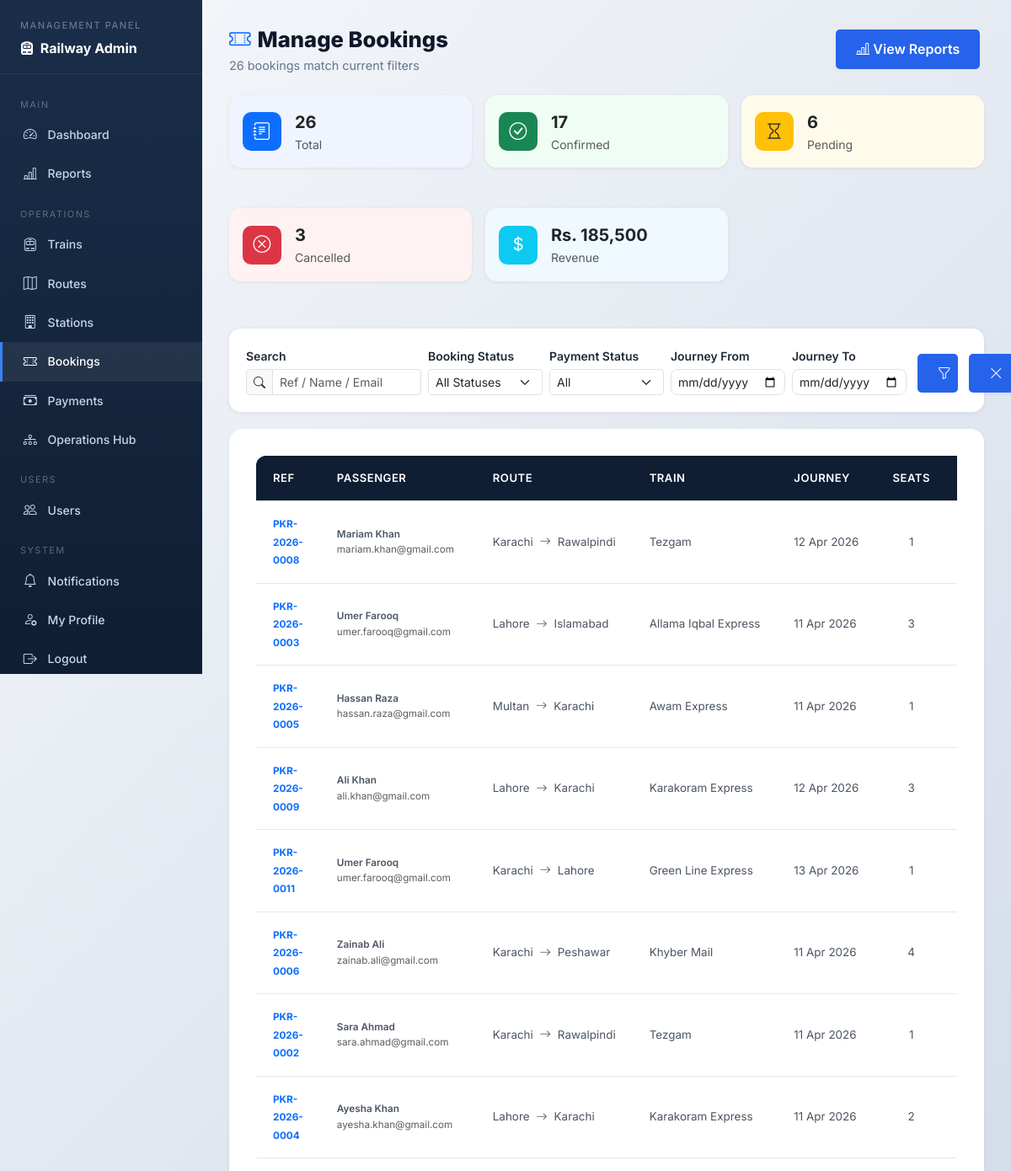
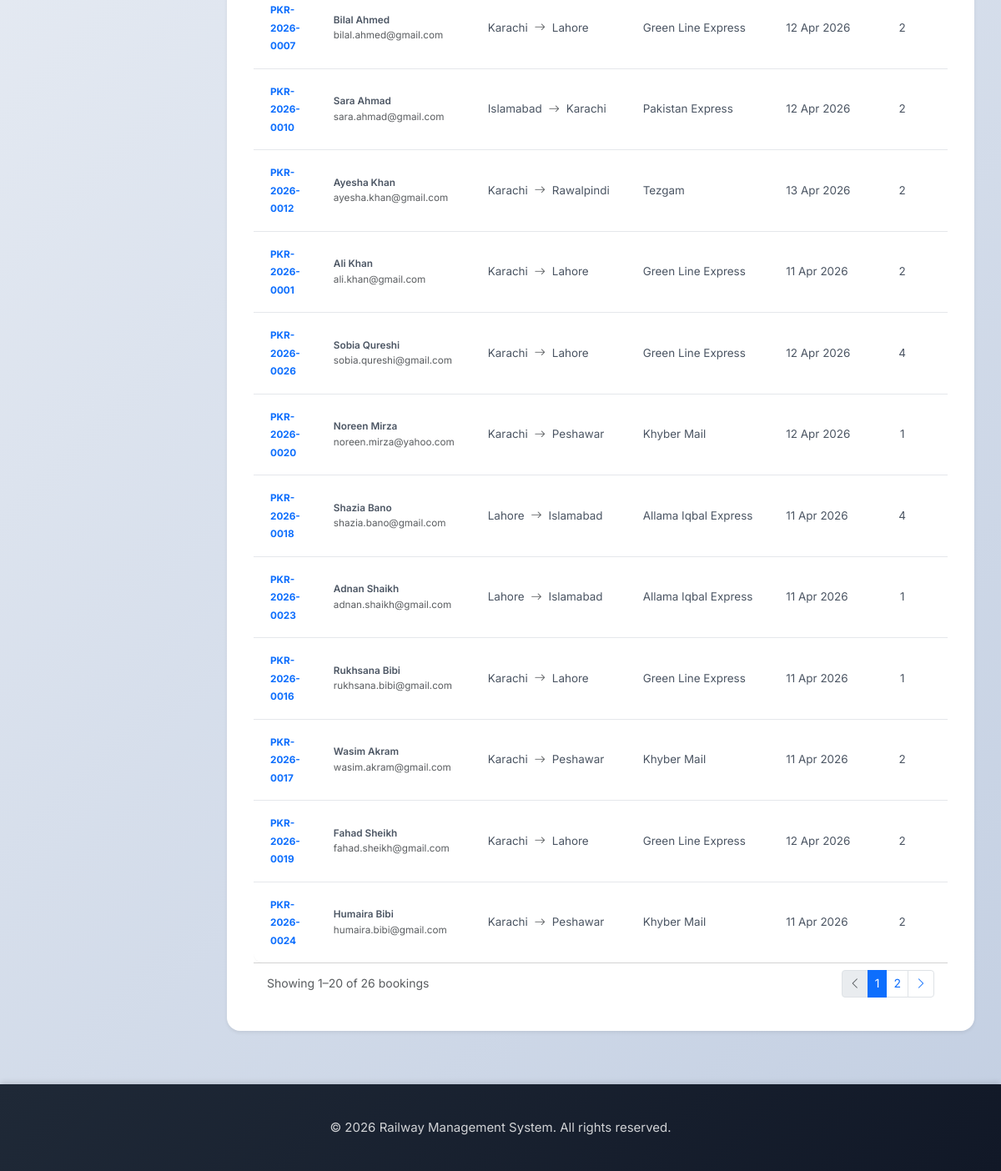
/manage-bookings.php (signed in), run on the app's committed database (2 pictures, top to bottom).
### tables this page shows
CREATE TABLE IF NOT EXISTS bookings (
    booking_id INT PRIMARY KEY AUTO_INCREMENT,
    user_id INT NOT NULL,
    route_id INT NOT NULL,
    booking_reference VARCHAR(20) UNIQUE NOT NULL,
    number_of_seats INT NOT NULL,
    total_fare DECIMAL(12, 2) NOT NULL,
    booking_status ENUM('pending', 'confirmed', 'cancelled') DEFAULT 'pending',
    payment_status ENUM('pending', 'completed', 'failed', 'refunded') DEFAULT 'pending',
    booking_date TIMESTAMP DEFAULT CURRENT_TIMESTAMP,
    journey_date DATE NOT NULL,
    updated_at TIMESTAMP DEFAULT CURRENT_TIMESTAMP ON UPDATE CURRENT_TIMESTAMP,
    cancellation_reason VARCHAR(255) DEFAULT NULL,
    cancellation_fee DECIMAL(10,2) DEFAULT 0.00,
    refund_amount DECIMAL(10,2) DEFAULT 0.00,
    cancelled_at DATETIME DEFAULT NULL,
    FOREIGN KEY (user_id) REFERENCES users(user_id) ON DELETE CASCADE,
    FOREIGN KEY (route_id) REFERENCES routes(route_id) ON DELETE CASCADE
);

CREATE TABLE IF NOT EXISTS users (
    user_id INT PRIMARY KEY AUTO_INCREMENT,
    username VARCHAR(50) UNIQUE NOT NULL,
    email VARCHAR(100) UNIQUE NOT NULL,
    password VARCHAR(255) NOT NULL,
    full_name VARCHAR(100) NOT NULL,
    phone VARCHAR(20),
    address TEXT,
    role ENUM('user', 'admin', 'employee') DEFAULT 'user',
    is_active BOOLEAN DEFAULT TRUE,
    created_at TIMESTAMP DEFAULT CURRENT_TIMESTAMP,
    updated_at TIMESTAMP DEFAULT CURRENT_TIMESTAMP ON UPDATE CURRENT_TIMESTAMP
);

CREATE TABLE IF NOT EXISTS routes (
    route_id INT PRIMARY KEY AUTO_INCREMENT,
    train_id INT NOT NULL,
    departure_city VARCHAR(100) NOT NULL,
    arrival_city VARCHAR(100) NOT NULL,
    departure_time TIME NOT NULL,
    arrival_time TIME NOT NULL,
    distance_km DECIMAL(10, 2),
    base_fare DECIMAL(10, 2) NOT NULL,
    journey_date DATE NOT NULL,
    available_seats INT NOT NULL,
    status ENUM('scheduled', 'cancelled', 'completed') DEFAULT 'scheduled',
    created_at TIMESTAMP DEFAULT CURRENT_TIMESTAMP,
    updated_at TIMESTAMP DEFAULT CURRENT_TIMESTAMP ON UPDATE CURRENT_TIMESTAMP,
    FOREIGN KEY (train_id) REFERENCES trains(train_id) ON DELETE CASCADE,
    UNIQUE KEY unique_train_date (train_id, journey_date)
);

CREATE TABLE IF NOT EXISTS trains (
    train_id INT PRIMARY KEY AUTO_INCREMENT,
    train_name VARCHAR(100) NOT NULL,
    train_number VARCHAR(50) UNIQUE NOT NULL,
    train_type VARCHAR(50) NOT NULL,
    total_seats INT NOT NULL,
    available_seats INT NOT NULL,
    status ENUM('active', 'inactive', 'maintenance') DEFAULT 'active',
    created_at TIMESTAMP DEFAULT CURRENT_TIMESTAMP,
    updated_at TIMESTAMP DEFAULT CURRENT_TIMESTAMP ON UPDATE CURRENT_TIMESTAMP
);

### manage-bookings.php (the view, shortened to what the rows shown need)
<?php
require_once 'config/database.php';
require_once 'src/classes/Database.php';
$db = new Database();
$db->connect();
$page           = max(1, (int)($_GET['page'] ?? 1));
$per_page       = 20;
$offset         = ($page - 1) * $per_page;
$wheres = [];
$where_sql = $wheres ? 'WHERE ' . implode(' AND ', $wheres) : '';
$bookings = $db->select(
    "SELECT b.booking_id, b.booking_reference, b.booking_date, b.journey_date,
            b.number_of_seats, b.total_fare, b.booking_status, b.payment_status,
            u.full_name, u.email,
            r.departure_city, r.arrival_city,
            t.train_name
     FROM bookings b
     JOIN users  u ON b.user_id   = u.user_id
     JOIN routes r ON b.route_id  = r.route_id
     JOIN trains t ON r.train_id  = t.train_id
     {$where_sql}
     ORDER BY b.booking_date DESC
     LIMIT {$per_page} OFFSET {$offset}"
);
require_once 'inc/header.php';
?>
<div class="adm-wrap">
<section class="adm-main">
    <div class="adm-page-header mb-4">
        <div>
            <h2><i class="bi bi-ticket-perforated me-2 text-primary"></i>Manage Bookings</h2>
        </div>
    </div>
    <div class="card border-0 shadow-sm">
        <div class="table-responsive">
            <table class="table table-hover mb-0 bk-table">
                <thead>
                    <tr>
                        <th>Ref</th>
                        <th>Passenger</th>
                        <th>Route</th>
                        <th>Train</th>
                        <th>Journey</th>
                        <th>Seats</th>
                        <th>Fare</th>
                    </tr>
                </thead>
                <tbody>
                <?php if (empty($bookings)): ?>
                    <tr><td colspan="11" class="text-center py-5 text-muted">
                        <i class="bi bi-inbox fs-2 d-block mb-2"></i>No bookings found.
                    </td></tr>
                <?php else: ?>
                    <?php foreach ($bookings as $bk): ?>
                    <tr>
                        <td>
                            <a href="booking-admin.php?id=<?= $bk['booking_id'] ?>"
                               class="fw-bold text-primary text-decoration-none small">
                                <?= htmlspecialchars($bk['booking_reference']) ?>
                            </a>
                        </td>
                        <td>
                            <div class="fw-semibold small"><?= htmlspecialchars($bk['full_name']) ?></div>
                            <div class="text-muted" style="font-size:.73rem;"><?= htmlspecialchars($bk['email']) ?></div>
                        </td>
                        <td class="small">
                            <span class="text-nowrap">
                                <?= htmlspecialchars($bk['departure_city']) ?>
                                <i class="bi bi-arrow-right text-muted mx-1"></i>
                                <?= htmlspecialchars($bk['arrival_city']) ?>
                            </span>
                        </td>
                        <td class="small text-nowrap"><?= htmlspecialchars($bk['train_name']) ?></td>
                        <td class="small text-nowrap"><?= date('d M Y', strtotime($bk['journey_date'])) ?></td>
                        <td class="text-center small"><?= (int)$bk['number_of_seats'] ?></td>
                        <td class="small text-nowrap">Rs. <?= number_format($bk['total_fare'], 0) ?></td>
                    </tr>
                    <?php endforeach; ?>
                <?php endif; ?>
                </tbody>
            </table>
        </div>
    </div>
</section>
</div>
<?php require_once 'inc/footer.php'; ?>

### data on the page
bookings: booking_reference "PKR-2026-0008", user.full_name "Mariam Khan", user.email "mariam.khan@gmail.com", route.departure_city "Karachi", route.arrival_city "Rawalpindi", trains.train_name "Tezgam", journey_date "12 Apr 2026", number_of_seats "1"
bookings: booking_reference "PKR-2026-0003", user.full_name "Umer Farooq", user.email "umer.farooq@gmail.com", route.departure_city "Lahore", route.arrival_city "Islamabad", trains.train_name "Allama Iqbal Express", journey_date "11 Apr 2026", number_of_seats "3"
bookings: booking_reference "PKR-2026-0005", user.full_name "Hassan Raza", user.email "hassan.raza@gmail.com", route.departure_city "Multan", route.arrival_city "Karachi", trains.train_name "Awam Express", journey_date "11 Apr 2026", number_of_seats "1"
bookings: booking_reference "PKR-2026-0009", user.full_name "Ali Khan", user.email "ali.khan@gmail.com", route.departure_city "Lahore", route.arrival_city "Karachi", trains.train_name "Karakoram Express", journey_date "12 Apr 2026", number_of_seats "3"
bookings: booking_reference "PKR-2026-0011", user.full_name "Umer Farooq", user.email "umer.farooq@gmail.com", route.departure_city "Karachi", route.arrival_city "Lahore", trains.train_name "Green Line Express", journey_date "13 Apr 2026", number_of_seats "1"
bookings: booking_reference "PKR-2026-0006", user.full_name "Zainab Ali", user.email "zainab.ali@gmail.com", route.departure_city "Karachi", route.arrival_city "Peshawar", trains.train_name "Khyber Mail", journey_date "11 Apr 2026", number_of_seats "4"
bookings: booking_reference "PKR-2026-0002", user.full_name "Sara Ahmad", user.email "sara.ahmad@gmail.com", route.departure_city "Karachi", route.arrival_city "Rawalpindi", trains.train_name "Tezgam", journey_date "11 Apr 2026", number_of_seats "1"
bookings: booking_reference "PKR-2026-0004", user.full_name "Ayesha Khan", user.email "ayesha.khan@gmail.com", route.departure_city "Lahore", route.arrival_city "Karachi", trains.train_name "Karakoram Express", journey_date "11 Apr 2026", number_of_seats "2"
bookings: booking_reference "PKR-2026-0007", user.full_name "Bilal Ahmed", user.email "bilal.ahmed@gmail.com", route.departure_city "Karachi", route.arrival_city "Lahore", trains.train_name "Green Line Express", journey_date "12 Apr 2026", number_of_seats "2"
bookings: booking_reference "PKR-2026-0010", user.full_name "Sara Ahmad", user.email "sara.ahmad@gmail.com", route.departure_city "Islamabad", route.arrival_city "Karachi", trains.train_name "Pakistan Express", journey_date "12 Apr 2026", number_of_seats "2"
bookings: booking_reference "PKR-2026-0012", user.full_name "Ayesha Khan", user.email "ayesha.khan@gmail.com", route.departure_city "Karachi", route.arrival_city "Rawalpindi", trains.train_name "Tezgam", journey_date "13 Apr 2026", number_of_seats "2"
bookings: booking_reference "PKR-2026-0001", user.full_name "Ali Khan", user.email "ali.khan@gmail.com", route.departure_city "Karachi", route.arrival_city "Lahore", trains.train_name "Green Line Express", journey_date "11 Apr 2026", number_of_seats "2"
bookings: booking_reference "PKR-2026-0026", user.full_name "Sobia Qureshi", user.email "sobia.qureshi@gmail.com", route.departure_city "Karachi", route.arrival_city "Lahore", trains.train_name "Green Line Express", journey_date "12 Apr 2026", number_of_seats "4"
bookings: booking_reference "PKR-2026-0020", user.full_name "Noreen Mirza", user.email "noreen.mirza@yahoo.com", route.departure_city "Karachi", route.arrival_city "Peshawar", trains.train_name "Khyber Mail", journey_date "12 Apr 2026", number_of_seats "1"
bookings: booking_reference "PKR-2026-0018", user.full_name "Shazia Bano", user.email "shazia.bano@gmail.com", route.departure_city "Lahore", route.arrival_city "Islamabad", trains.train_name "Allama Iqbal Express", journey_date "11 Apr 2026", number_of_seats "4"
bookings: booking_reference "PKR-2026-0023", user.full_name "Adnan Shaikh", user.email "adnan.shaikh@gmail.com", route.departure_city "Lahore", route.arrival_city "Islamabad", trains.train_name "Allama Iqbal Express", journey_date "11 Apr 2026", number_of_seats "1"
bookings: booking_reference "PKR-2026-0016", user.full_name "Rukhsana Bibi", user.email "rukhsana.bibi@gmail.com", route.departure_city "Karachi", route.arrival_city "Lahore", trains.train_name "Green Line Express", journey_date "11 Apr 2026", number_of_seats "1"
bookings: booking_reference "PKR-2026-0017", user.full_name "Wasim Akram", user.email "wasim.akram@gmail.com", route.departure_city "Karachi", route.arrival_city "Peshawar", trains.train_name "Khyber Mail", journey_date "11 Apr 2026", number_of_seats "2"
bookings: booking_reference "PKR-2026-0019", user.full_name "Fahad Sheikh", user.email "fahad.sheikh@gmail.com", route.departure_city "Karachi", route.arrival_city "Lahore", trains.train_name "Green Line Express", journey_date "12 Apr 2026", number_of_seats "2"
bookings: booking_reference "PKR-2026-0024", user.full_name "Humaira Bibi", user.email "humaira.bibi@gmail.com", route.departure_city "Karachi", route.arrival_city "Peshawar", trains.train_name "Khyber Mail", journey_date "11 Apr 2026", number_of_seats "2"

### other printed values
$total_rows "26"
$val "26"
$lbl "Total"
$val "17"
$lbl "Confirmed"
$val "6"
$lbl "Pending"
$val "3"
$lbl "Cancelled"
$val "Rs. 185,500"
$lbl "Revenue"
$offset + 1 "1"
min($offset + $per_page, $total_rows) "20"
form field status "All Statuses"
form field payment "All"
